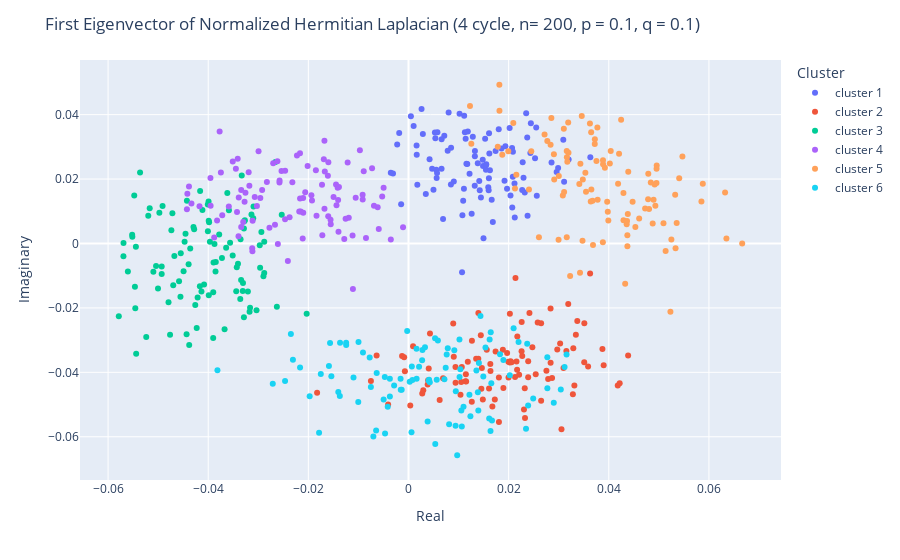

Notebook code cell kept with this figure:
### Code cell
# repeating for the second eigenvector
x_1 = np.real(eig_vecs[:,1])
y_1 = np.imag(eig_vecs[:,1])
fig = go.Figure()
fig = px.scatter(x=x_1, y=y_1, color=clusters)
# add title and label axis and legend
fig.update_layout(title='First Eigenvector of Normalized Hermitian Laplacian (4 cycle, n= 200, p = 0.1, q = 0.1)', xaxis_title='Real', yaxis_title='Imaginary', legend_title='Cluster')
fig.show()
